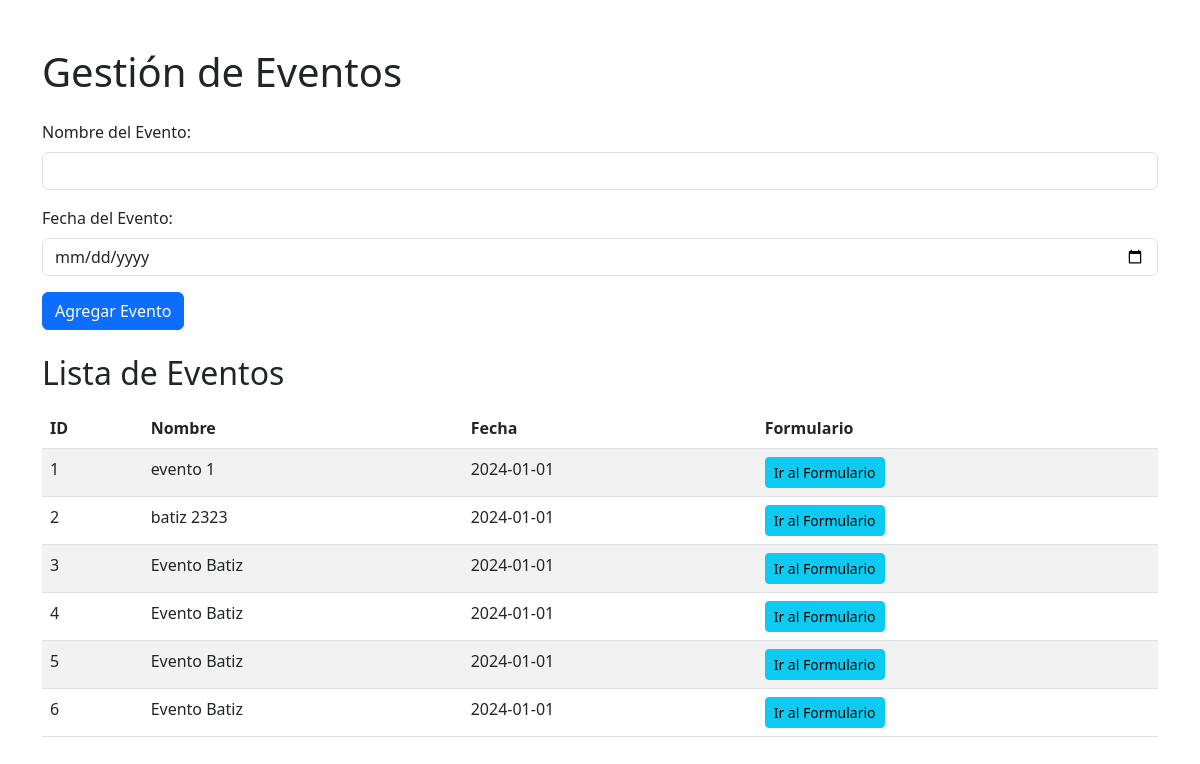
Before: /eventos with the older database file.
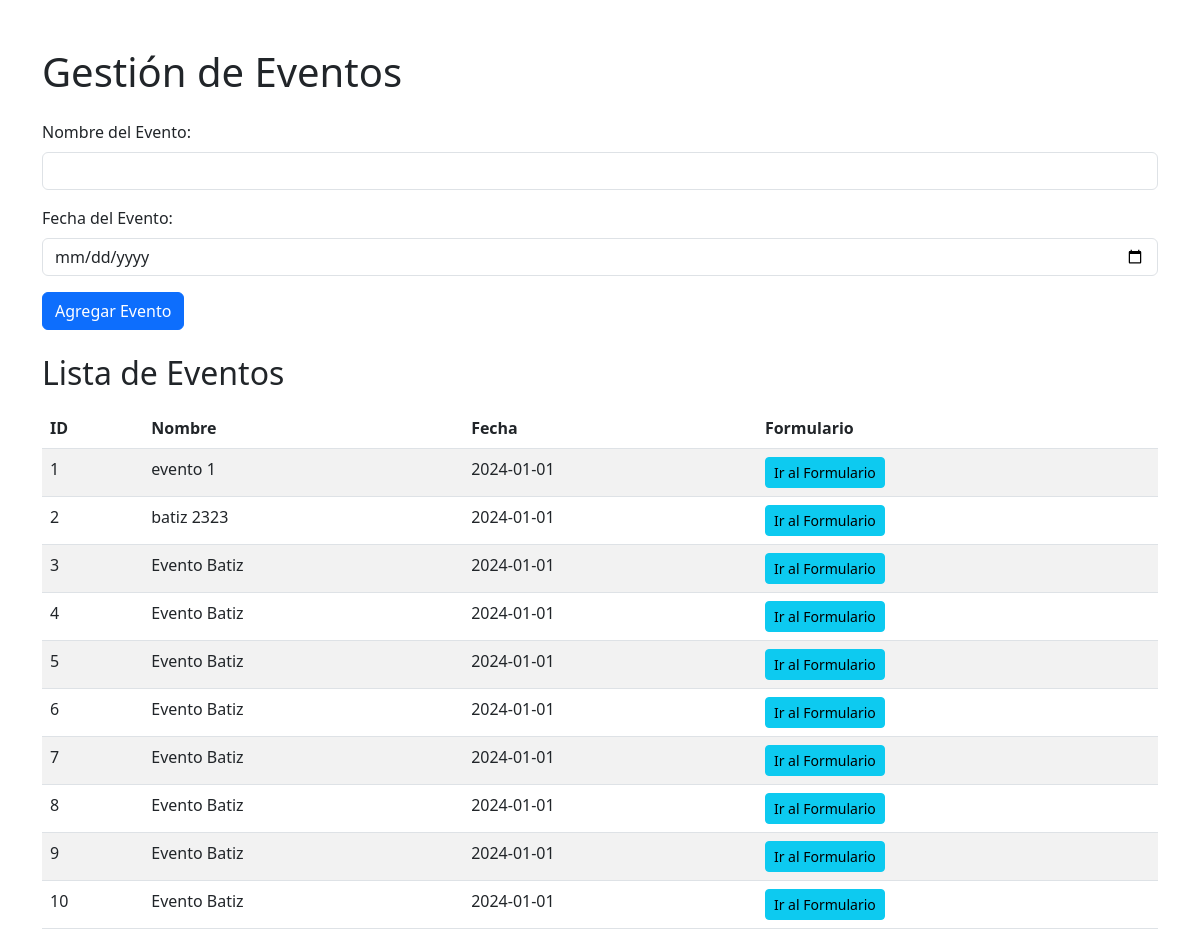
After: the same page with the newer database file.
### app.py (models this page shows)
class Evento(db.Model):
    id = db.Column(db.Integer, primary_key=True)
    nombre = db.Column(db.String(100), nullable=False)
    fecha = db.Column(db.String(100), nullable=False)
    boletos = db.relationship('Boleto', backref='evento', lazy=True)

### app.py (the view, shortened to what this page needs)
@app.route('/eventos', methods=['GET', 'POST'])
def eventos():
    eventos = Evento.query.all()
    return render_template('eventos.html', eventos=eventos)

### templates/eventos.html (shortened to what this page needs)
<!DOCTYPE html>
<html lang="es">
  <head>
    <link
      href="https://cdn.jsdelivr.net/npm/bootstrap@5.3.0-alpha1/dist/css/bootstrap.min.css"
      rel="stylesheet"
    />
  </head>
  <body>
    <div class="container mt-5">
      <h1 class="mb-4">Gestión de Eventos</h1>
      <form action="/eventos" method="POST" class="mb-4">
        <div class="mb-3">
          <label for="nombre" class="form-label">Nombre del Evento:</label>
          <input
            type="text"
            id="nombre"
            name="nombre"
            class="form-control"
            required
          />
        </div>
        <div class="mb-3">
          <label for="fecha" class="form-label">Fecha del Evento:</label>
          <input
            type="date"
            id="fecha"
            name="fecha"
            class="form-control"
            required
          />
        </div>
        <button type="submit" class="btn btn-primary">Agregar Evento</button>
      </form>
      <h2 class="mb-3">Lista de Eventos</h2>
      <table class="table table-striped">
        <thead>
          <tr>
            <th>ID</th>
            <th>Nombre</th>
            <th>Fecha</th>
            <th>Formulario</th>
          </tr>
        </thead>
        <tbody>
          {% for evento in eventos %}
          <tr>
            <td>{{ evento.id }}</td>
            <td>{{ evento.nombre }}</td>
            <td>{{ evento.fecha }}</td>
            <td>
              <a
                href="{{ url_for('formulario', evento_id=evento.id) }}"
                class="btn btn-info btn-sm"
                >Ir al Formulario</a
              >
            </td>
          </tr>
          {% endfor %}
        </tbody>
      </table>
    </div>
  </body>
</html>

Changed rows visible on the page:
added Evento: id "7", nombre "Evento Batiz", fecha "2024-01-01"
added Evento: id "8", nombre "Evento Batiz", fecha "2024-01-01"
added Evento: id "9", nombre "Evento Batiz", fecha "2024-01-01"
added Evento: id "10", nombre "Evento Batiz", fecha "2024-01-01"
